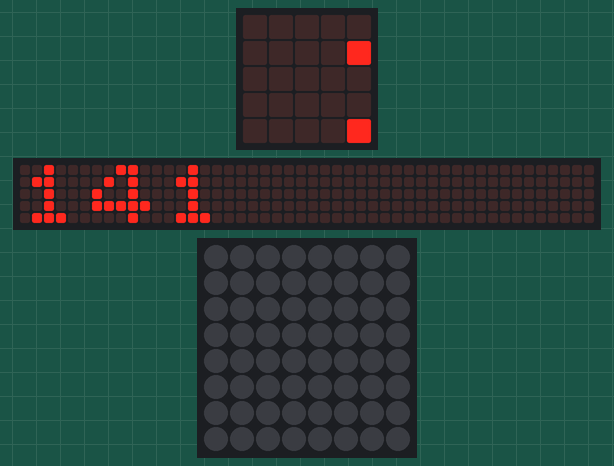
Simulated run of this program. Board: BBC micro:bit (MakeCode). On the bench: the board's 5×5 LED display, a strip that is not on the board, showing the scrolling text unrolled, 8×8 RGB LED matrix. Dim RGB values are drawn brighter than linear; the 48×5 strip is a reading aid, not a part: it shows the text the display is scrolling, unrolled, one strip-width of it at a time. At 3.6 s the program stops and its outputs stay as they are.

Above: at 0.4 s.
At 1.0 s:
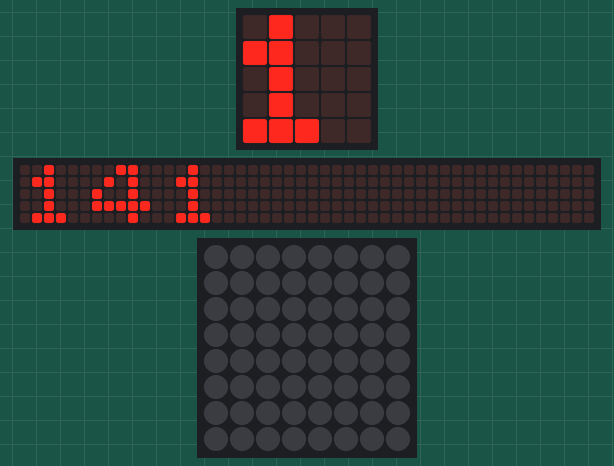
At 1.7 s:
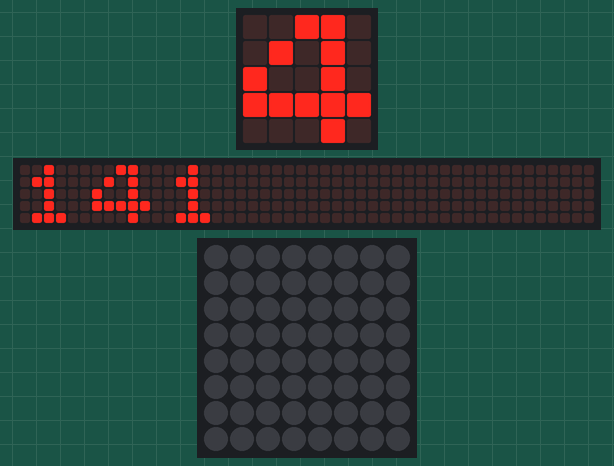
At 2.5 s:
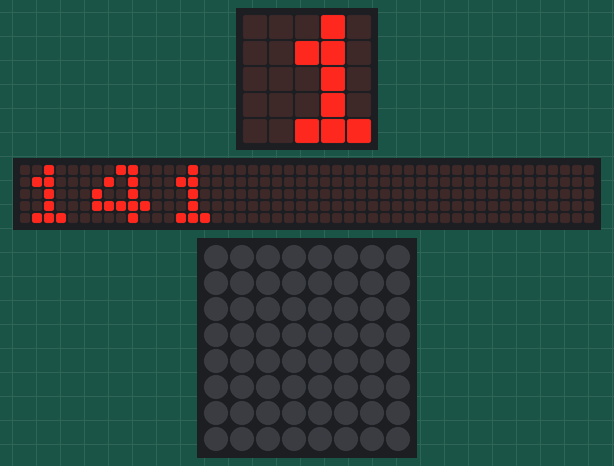
At 3.2 s:
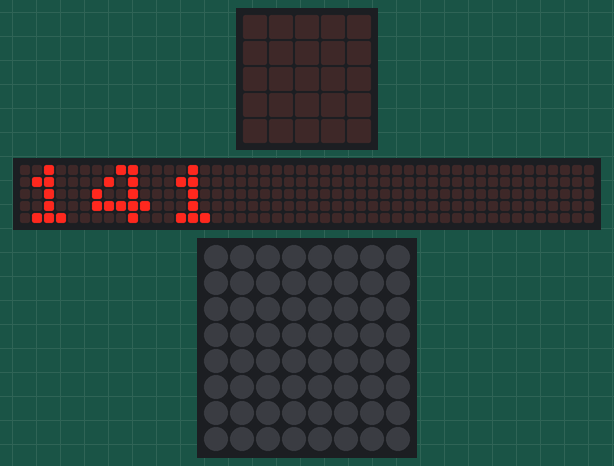
At 3.7 s:
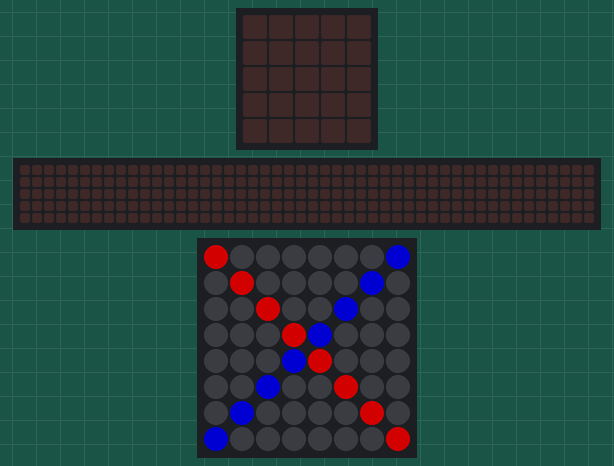

The program:

main.ts
```typescript
let i = 0
let width = 8
let height = 8
let strip = neopixel.create(DigitalPin.P1, width * height, NeoPixelMode.RGB)
strip.setMatrixWidth(width)
pins.setMatrixWidth(DigitalPin.P0, width)
while (i <= width - 1) {
    if (true) {

    }
    strip.setMatrixColor(i, i, neopixel.colors(NeoPixelColors.Red))
    strip.setMatrixColor(width - (i + 1), i, neopixel.colors(NeoPixelColors.Blue))
    i += 1
}
basic.showNumber(strip.power())
strip.show()
```

test.ts
```typescript
// Hier kann man Tests durchführen; diese Datei wird nicht kompiliert, wenn dieses Paket als Erweiterung verwendet wird.
```

Measured:
- what the display in image 4 shows lasts 0.4 s, from 3.2 s to 3.6 s
